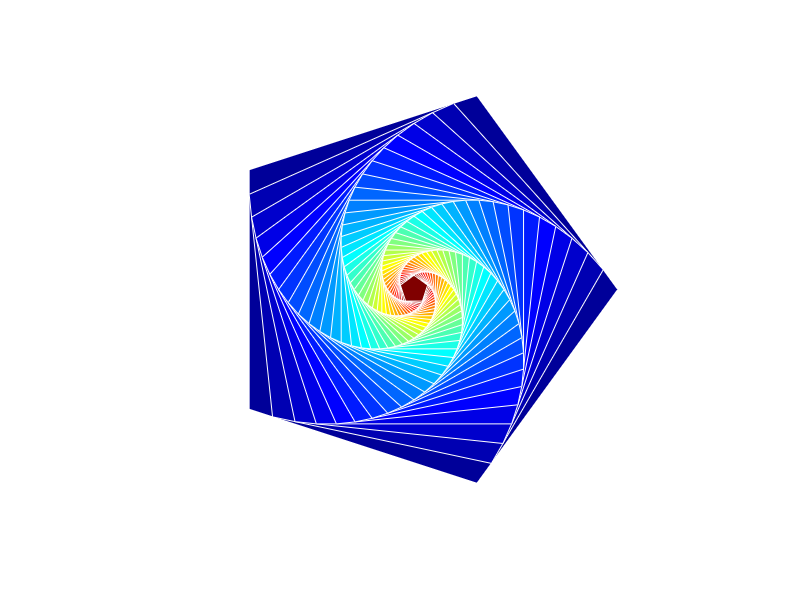

MATLAB code to generate this figure:
%spiral pentagon
function spiralPentagon
t=linspace(0,2*pi,6); %points for triangle
len=1;
[x,y]=pol2cart(t,1);
theta=pi/30;
phi=pi*36/180;  

numSquare=40;
colormap=jet(numSquare);

for n=1:numSquare
    patch(len*x,len*y,'r','facecolor',colormap(n,:),'edgecolor',[1 1 1]);
    len=len*cos(phi)/cos(phi-theta);
    [x,y]=trans2d(x,y,0,0,theta); %rotate by theta
end

axis([-1.2 1.2 -1.2 1.2])
axis equal off

function [xx,yy]=trans2d(x,y,tx,ty,phi)
   xx=x.*cos(phi)-y.*sin(phi)+tx;
   yy=x.*sin(phi)+y.*cos(phi)+ty;
return
